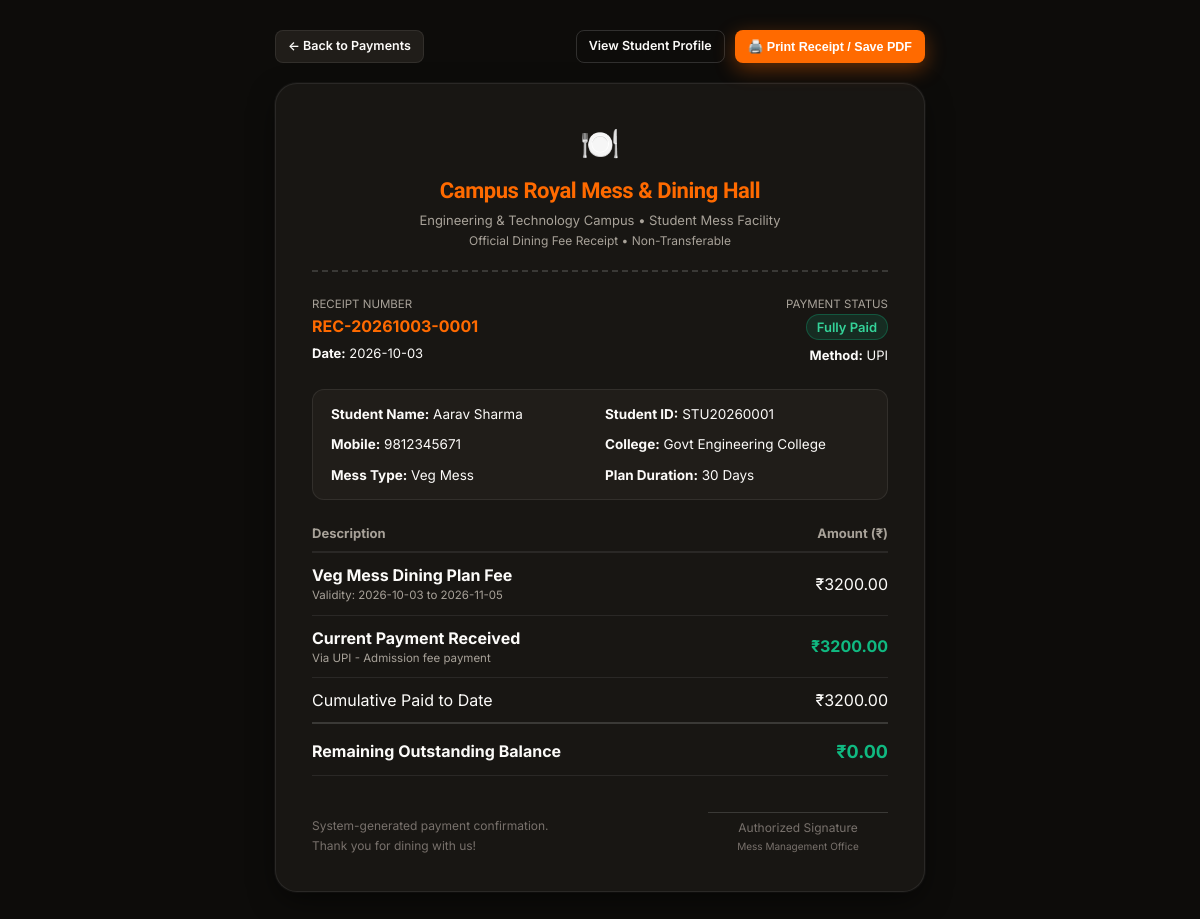
The app's page /receipt/REC-20261003-0001 (signed in) with its own data.
### tables this page shows
CREATE TABLE settings (
            id INTEGER PRIMARY KEY AUTOINCREMENT,
            key TEXT UNIQUE NOT NULL,
            value TEXT NOT NULL,
            description TEXT
        );

CREATE TABLE payments (
            id INTEGER PRIMARY KEY AUTOINCREMENT,
            receipt_no TEXT UNIQUE NOT NULL,
            student_id TEXT NOT NULL,
            plan_id INTEGER,
            amount REAL NOT NULL,
            payment_date DATE NOT NULL,
            payment_method TEXT NOT NULL CHECK(payment_method IN ('Cash', 'UPI', 'Credit/Debit Card', 'Net Banking')),
            notes TEXT,
            created_at DATETIME DEFAULT CURRENT_TIMESTAMP,
            FOREIGN KEY (student_id) REFERENCES students(student_id) ON DELETE CASCADE,
            FOREIGN KEY (plan_id) REFERENCES mess_plans(id) ON DELETE SET NULL
        );

CREATE TABLE students (
            id INTEGER PRIMARY KEY AUTOINCREMENT,
            student_id TEXT UNIQUE NOT NULL,
            full_name TEXT NOT NULL,
            mobile TEXT UNIQUE NOT NULL,
            college_name TEXT NOT NULL,
            mess_type TEXT NOT NULL CHECK(mess_type IN ('Veg', 'Non-Veg')),
            status TEXT NOT NULL DEFAULT 'Active' CHECK(status IN ('Active', 'Expired', 'Deactivated')),
            admission_date DATE NOT NULL,
            created_at DATETIME DEFAULT CURRENT_TIMESTAMP,
            updated_at DATETIME DEFAULT CURRENT_TIMESTAMP
        , meal_preference TEXT DEFAULT 'Both');

CREATE TABLE mess_plans (
            id INTEGER PRIMARY KEY AUTOINCREMENT,
            student_id TEXT NOT NULL,
            plan_duration_days INTEGER NOT NULL,
            start_date DATE NOT NULL,
            original_expiry_date DATE NOT NULL,
            current_expiry_date DATE NOT NULL,
            total_extension_days INTEGER DEFAULT 0,
            mess_type TEXT NOT NULL CHECK(mess_type IN ('Veg', 'Non-Veg')),
            total_fee REAL NOT NULL,
            status TEXT NOT NULL DEFAULT 'Active' CHECK(status IN ('Active', 'Expired', 'Renewed')),
            is_current INTEGER NOT NULL DEFAULT 1,
            created_at DATETIME DEFAULT CURRENT_TIMESTAMP,
            FOREIGN KEY (student_id) REFERENCES students(student_id) ON DELETE CASCADE
        );

### app.py (the view)
@app.route('/receipt/<receipt_no>')
@login_required
def view_receipt(receipt_no):
    conn = database.get_db_connection()
    payment = conn.execute("""
        SELECT p.*, s.full_name as student_name, s.mobile, s.college_name, s.mess_type,
               pl.plan_duration_days, pl.start_date, pl.current_expiry_date, pl.total_fee,
               (SELECT SUM(amount) FROM payments WHERE student_id = p.student_id AND payment_date <= p.payment_date) as cumulative_paid
        FROM payments p
        JOIN students s ON p.student_id = s.student_id
        LEFT JOIN mess_plans pl ON p.plan_id = pl.id
        WHERE p.receipt_no = ?
    """, (receipt_no,)).fetchone()
    conn.close()
    if not payment:
        flash(f"Receipt {receipt_no} not found.", "danger")
        return redirect(url_for('payments'))
    total_fee = payment['total_fee'] or 0
    cum_paid = payment['cumulative_paid'] or payment['amount']
    remaining = max(0.0, total_fee - cum_paid)
    return render_template('receipt_print.html',
        payment=payment,
        remaining_balance=remaining
    )

### app.py (called while the page is built)
def login_required(f):
    @wraps(f)
    def decorated_function(*args, **kwargs):
        if 'user_id' not in session:
            flash("Please sign in to access the Mess Management System.", "warning")
            return redirect(url_for('login', next=request.url))
        return f(*args, **kwargs)
    return decorated_function

### database.py (called while the page is built, shortened)
def get_db_path():
    return DEFAULT_DB_PATH

def get_db_connection():
    db_file = get_db_path()
    try:
        os.makedirs(os.path.dirname(db_file), exist_ok=True)
    except OSError:
        pass
    conn = sqlite3.connect(db_file)
    conn.row_factory = sqlite3.Row
    conn.execute("PRAGMA foreign_keys = ON;")
    return conn

def get_setting(key, default_value=''):
    conn = get_db_connection()
    row = conn.execute("SELECT value FROM settings WHERE key = ?", (key,)).fetchone()
    conn.close()
    return row['value'] if row else default_value

### templates/receipt_print.html (shortened to what this page needs)
<!DOCTYPE html>
<html lang="en">
<head>
  <link rel="stylesheet" href="{{ url_for('static', filename='css/style.css') }}?v=1.0.4">
</head>
<body>
  <div class="print-actions btn-print-hide">
    <a href="{{ url_for('payments') }}" class="btn btn-secondary btn-sm">
      &larr; Back to Payments
    </a>
    <div style="display: flex; gap: 10px;">
      <a href="{{ url_for('student_profile', student_id=payment.student_id) }}" class="btn btn-outline btn-sm">
        View Student Profile
      </a>
      <button onclick="window.print()" class="btn btn-primary btn-sm">
        🖨️ Print Receipt / Save PDF
      </button>
    </div>
  </div>
  <div class="receipt-container">
    <div class="receipt-header">
      <div style="font-size: 32px; margin-bottom: 6px;">🍽️</div>
      <h1 class="receipt-title">{{ mess_name }}</h1>
      <div style="font-size: 13px; color: var(--text-muted); margin-top: 4px;">
        {{ college_name }} &bull; Student Mess Facility
      </div>
      <div style="font-size: 12px; color: var(--text-muted); margin-top: 2px;">
        Official Dining Fee Receipt &bull; Non-Transferable
      </div>
    </div>
    <div class="receipt-meta">
      <div>
        <div style="color: var(--text-muted); font-size: 11.5px; text-transform: uppercase;">Receipt Number</div>
        <strong style="font-size: 16px; color: var(--primary);">{{ payment.receipt_no }}</strong>
        <div style="margin-top: 6px; font-size: 13px;">
          <strong>Date:</strong> {{ payment.payment_date }}
        </div>
      </div>
      <div style="text-align: right;">
        <div style="color: var(--text-muted); font-size: 11.5px; text-transform: uppercase;">Payment Status</div>
        {% if remaining_balance <= 0 %}
          <span class="badge badge-paid" style="font-size: 13px;">Fully Paid</span>
        {% else %}
          <span class="badge badge-partial" style="font-size: 13px;">Partial Payment</span>
        {% endif %}
        <div style="margin-top: 6px; font-size: 13px;">
          <strong>Method:</strong> {{ payment.payment_method }}
        </div>
      </div>
    </div>
    <div style="background-color: var(--bg-card-elevated); border: 1px solid var(--border-color); border-radius: var(--radius-md); padding: 14px 18px; margin-bottom: 24px;">
      <div style="display: grid; grid-template-columns: 1fr 1fr; gap: 10px; font-size: 13.5px;">
        <div><strong>Student Name:</strong> {{ payment.student_name }}</div>
        <div><strong>Student ID:</strong> {{ payment.student_id }}</div>
        <div><strong>Mobile:</strong> {{ payment.mobile }}</div>
        <div><strong>College:</strong> {{ payment.college_name }}</div>
        <div><strong>Mess Type:</strong> {{ payment.mess_type }} Mess</div>
        <div><strong>Plan Duration:</strong> {{ payment.plan_duration_days }} Days</div>
      </div>
    </div>
    <table class="receipt-table">
      <thead>
        <tr style="border-bottom: 2px solid var(--card-border); text-align: left; font-size: 13px; color: var(--text-muted);">
          <th style="padding-bottom: 8px;">Description</th>
          <th style="padding-bottom: 8px; text-align: right;">Amount ({{ currency_symbol }})</th>
        </tr>
      </thead>
      <tbody>
        <tr>
          <td>
            <strong>{{ payment.mess_type }} Mess Dining Plan Fee</strong>
            <div style="font-size: 11.5px; color: var(--text-muted);">Validity: {{ payment.start_date }} to {{ payment.current_expiry_date }}</div>
          </td>
          <td style="text-align: right;">{{ currency_symbol }}{{ "%.2f"|format(payment.total_fee or 0) }}</td>
        </tr>
        <tr>
          <td>
            <strong>Current Payment Received</strong>
            <div style="font-size: 11.5px; color: var(--text-muted);">Via {{ payment.payment_method }} - {{ payment.notes or 'Fee installment' }}</div>
          </td>
          <td style="text-align: right; font-weight: 700; color: var(--accent-green); font-size: 16px;">
            {{ currency_symbol }}{{ "%.2f"|format(payment.amount) }}
          </td>
        </tr>
        <tr>
          <td>Cumulative Paid to Date</td>
          <td style="text-align: right;">{{ currency_symbol }}{{ "%.2f"|format(payment.cumulative_paid or payment.amount) }}</td>
        </tr>
        <tr class="receipt-total-row">
          <td style="padding-top: 14px;"><strong>Remaining Outstanding Balance</strong></td>
          <td style="padding-top: 14px; text-align: right; color: {% if remaining_balance > 0 %}var(--accent-amber){% else %}var(--accent-green){% endif %}; font-size: 18px;">
            <strong>{{ currency_symbol }}{{ "%.2f"|format(remaining_balance) }}</strong>
          </td>
        </tr>
      </tbody>
    </table>
    <div class="receipt-footer">
      <div>
        <div>System-generated payment confirmation.</div>
        <div style="margin-top: 2px;">Thank you for dining with us!</div>
      </div>
      <div class="signature-box">
        Authorized Signature<br>
        <span style="font-size: 10px; color: var(--text-light);">Mess Management Office</span>
      </div>
    </div>
  </div>
</body>
</html>

### templates/receipt_print.html (style rules this page uses)
body { background-color: var(--bg-main); color: var(--text-primary); padding: 30px 16px; }
.print-actions { max-width: 650px; margin: 0 auto 20px; display: flex; justify-content: space-between; align-items: center; }

### records on screen
settings: value "Campus Royal Mess & Dining Hall"
settings: value "Engineering & Technology Campus"
payments: receipt_no "REC-20261003-0001", payment_date "2026-10-03", payment_method "UPI", student_id "STU20260001", notes "Admission fee payment", amount "3200.00"
students: student_name "Aarav Sharma", mobile "9812345671", college_name "Govt Engineering College", mess_type "Veg"
mess_plans: plan_duration_days "30", start_date "2026-10-03", current_expiry_date "2026-11-05", total_fee "3200.00"

### other values on screen
{{ currency_symbol }} "₹"
{{ "%.2f"|format(payment.cumulative_paid or payment.amount) }} "3200.00"
{{ "%.2f"|format(remaining_balance) }} "0.00"
